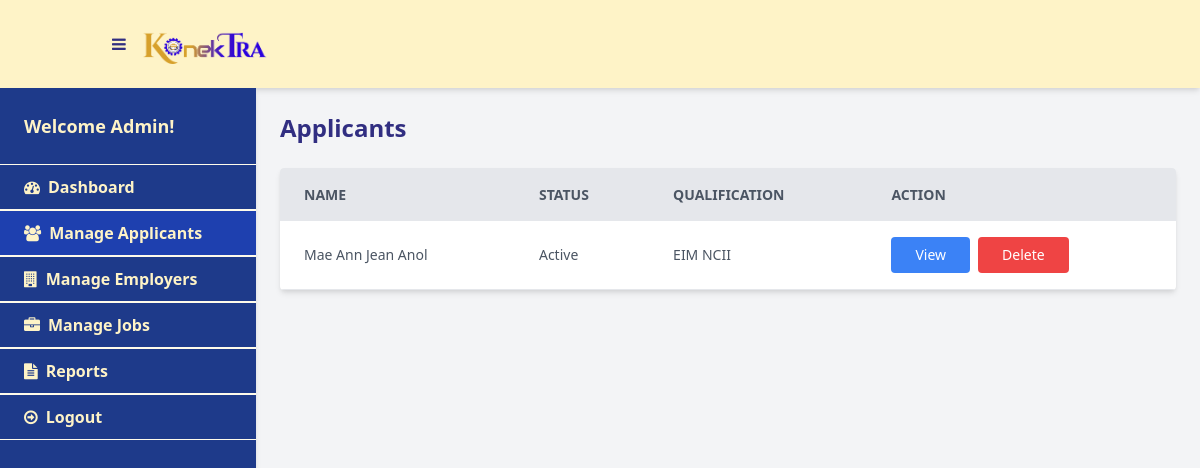
Page /copy/admin/man-applicants.php (signed in) on the committed database.
### tables this page shows
CREATE TABLE `applicants` (
  `id_applicant` int(11) NOT NULL,
  `id_user` int(11) NOT NULL,
  `firstname` varchar(255) NOT NULL,
  `lastname` varchar(255) NOT NULL,
  `middlename` varchar(255) DEFAULT NULL,
  `gender` varchar(10) NOT NULL,
  `age` int(11) DEFAULT NULL,
  `dob` date NOT NULL,
  `street` varchar(255) DEFAULT NULL,
  `id_city` int(11) DEFAULT NULL,
  `id_province` int(11) DEFAULT NULL,
  `contactno` varchar(15) NOT NULL,
  `aboutme` text DEFAULT NULL,
  `preferred_job` varchar(255) DEFAULT NULL,
  `education` varchar(255) DEFAULT NULL,
  `resume` varchar(255) DEFAULT NULL
);

CREATE TABLE `users` (
  `id_user` int(11) NOT NULL,
  `email` varchar(255) NOT NULL,
  `password` varchar(255) NOT NULL,
  `profile_image` varchar(255) DEFAULT NULL,
  `user_type` enum('applicant','employer','admin') NOT NULL,
  `hash` varchar(255) DEFAULT NULL,
  `active` int(11) NOT NULL DEFAULT 0,
  `approved_at` datetime DEFAULT NULL,
  `created_at` datetime DEFAULT current_timestamp(),
  `status` varchar(20) DEFAULT 'Pending'
);

### copy/admin/man-applicants.php (the view, shortened to what this page needs)
<?php
require_once("../db.php");
?>
<!DOCTYPE html>
<html>
<head>
  <link rel="stylesheet" href="https://cdn.jsdelivr.net/npm/bootstrap@4.6.2/dist/css/bootstrap.min.css">
  <link href="https://cdn.jsdelivr.net/npm/tailwindcss@2.2.19/dist/tailwind.min.css" rel="stylesheet">
  <link rel="stylesheet" href="https://cdnjs.cloudflare.com/ajax/libs/font-awesome/4.7.0/css/font-awesome.min.css">
</head>
<body class="bg-gray-100 font-sans leading-normal tracking-normal">
  <header class="bg-yellow-100 shadow-md py-4">
    <div class="container mx-auto flex items-center justify-between px-4">
      <div class="flex items-center space-x-4">
        <a href="#" class="text-indigo-900 hover:text-blue-800" id="toggleSidebar">
          <i class="fa fa-bars text-xl"></i>
        </a>
        <a href="index.php" class="flex items-center space-x-2">
          <img src="../img/logo.png" alt="KonekTra" class="h-10">
        </a>
      </div>
    </div>
</header>
  <div class="flex flex-col md:flex-row">
    <aside class="bg-blue-900 w-full md:w-64 min-h-screen shadow-md" id="sidebar">
      <div class="py-6">
        <p class="text-lg px-4 font-bold text-yellow-100">Welcome Admin!</p>
        <ul class="mt-6">
          <li class="border-t border-b border-yellow-50 px-6 py-2.5 hover:bg-blue-800"><a href="dashboard.php" class="flex items-center space-x-2 text-yellow-100 font-semibold hover:text-yellow-50 hover:no-underline"><i class="fa fa-dashboard"></i> <span>Dashboard</span></a></li>
          <li class="active border-t border-b border-yellow-50 px-6 py-2.5 bg-blue-800"><a href="man-applicants.php" class="flex items-center space-x-2 text-yellow-100 font-semibold hover:text-yellow-50 hover:no-underline"><i class="fa fa-users"></i> <span>Manage Applicants</span></a></li>
          <li class="border-t border-b border-yellow-50 px-6 py-2.5 hover:bg-blue-800"><a href="man-employers.php" class="flex items-center space-x-2 text-yellow-100 font-semibold hover:text-yellow-50 hover:no-underline"><i class="fa fa-building"></i> <span>Manage Employers</span></a></li>
          <li class="border-t border-b border-yellow-50 px-6 py-2.5 hover:bg-blue-800"><a href="man-jobs.php" class="flex items-center space-x-2 text-yellow-100 font-semibold hover:text-yellow-50 hover:no-underline"><i class="fa fa-briefcase"></i> <span>Manage Jobs</span></a></li>
          <li class="border-t border-b border-yellow-50 px-6 py-2.5 hover:bg-blue-800"><a href="reports.php" class="flex items-center space-x-2 text-yellow-100 font-semibold hover:text-yellow-50 hover:no-underline"><i class="fa fa-file-text"></i> <span>Reports</span></a></li>
          <li class="border-t border-b border-yellow-50 px-6 py-2.5 hover:bg-blue-800"><a href="../logout.php" class="flex items-center space-x-2 text-yellow-100 font-semibold hover:text-yellow-50 hover:no-underline"><i class="fa fa-arrow-circle-o-right"></i> <span>Logout</span></a></li>
        </ul>
      </div>
    </aside>
    <main class="flex-1 p-6">
      <section class="mb-6">
        <h3 class="text-2xl font-bold text-indigo-900">Applicants</h3>
        <div class="mt-4">
          <table class="min-w-full bg-white shadow-md rounded overflow-hidden">
            <thead>
              <tr class="bg-gray-200 text-gray-600 uppercase text-sm leading-normal">
                <th class="py-3 px-6 text-left">Name</th>
                <th class="py-3 px-6 text-left">Status</th>
                <th class="py-3 px-6 text-left">Qualification</th>
                <th class="py-3 px-6 text-left">Action</th>
              </tr>
            </thead>
            <tbody class="text-gray-600 text-sm font-light">
            <?php
              $sql = "
                SELECT
                  a.firstname,
                  a.lastname,
                  u.status,
                  GROUP_CONCAT(c.certificate_name SEPARATOR '\n') AS qualifications,
                  a.id_applicant -- needed for the action buttons
                FROM applicants a
                JOIN users u ON a.id_user = u.id_user
                LEFT JOIN certifications ct ON a.id_applicant = ct.id_applicant
                LEFT JOIN certificates c ON ct.id_certificate = c.id_certificate
                GROUP BY a.id_applicant
              ";
              $result = $conn->query($sql);
              if($result->num_rows > 0) {
                while($row = $result->fetch_assoc()) {
                  $fullName = $row['firstname'] . ' ' . $row['lastname'];
                  $qualifications = nl2br($row['qualifications']);
              ?>
              <tr class="border-b border-gray-200 hover:bg-gray-100">
                <td class="py-3 px-6"><?php echo $fullName; ?></td>
                <td class="py-3 px-6"><?php echo $row['status']; ?></td>
                <td class="py-3 px-6"><?php echo $qualifications; ?></td>
                <td class="py-3 px-6 flex space-x-2">
                <a href="view-applicant.php?id=<?php echo $row['id_applicant']; ?>" class="bg-blue-500 text-white px-4 py-2 rounded hover:bg-blue-700">View</a>
                  <button
        onclick="confirmDelete(<?php echo $row['id_applicant']; ?>, '<?php echo $fullName; ?>')"
        class="bg-red-500 text-white px-4 py-2 rounded hover:bg-red-700">
        Delete
    </button>
                </td>
              </tr>
              <?php
                }
              } else {
                echo "<tr><td colspan='4' class='text-center py-4'>No applicants found.</td></tr>";
              }
              ?>
            </tbody>
          </table>
        </div>
      </section>
    </main>
  </div>
</body>
</html>

### rows in the picture
applicants: fullName "Mae Ann Jean Anol", id_user.status "Active", qualifications "EIM NCII"
